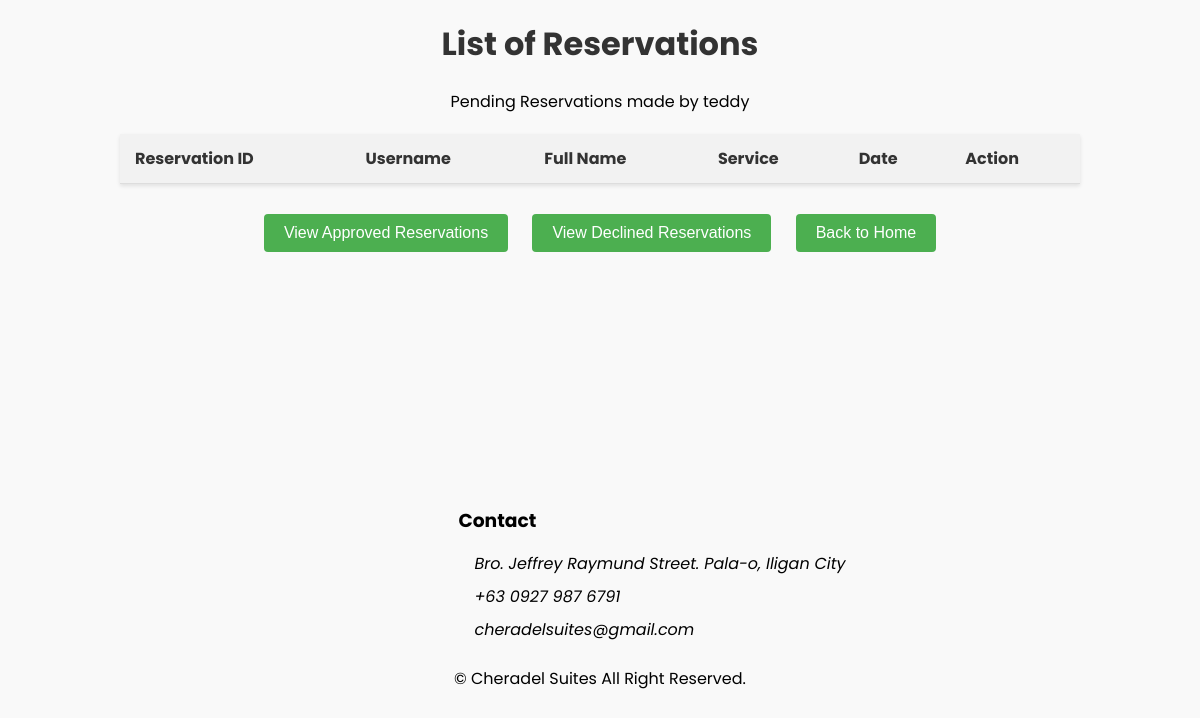
Before: /customer_reservation_list/ (signed in) with the older database file.
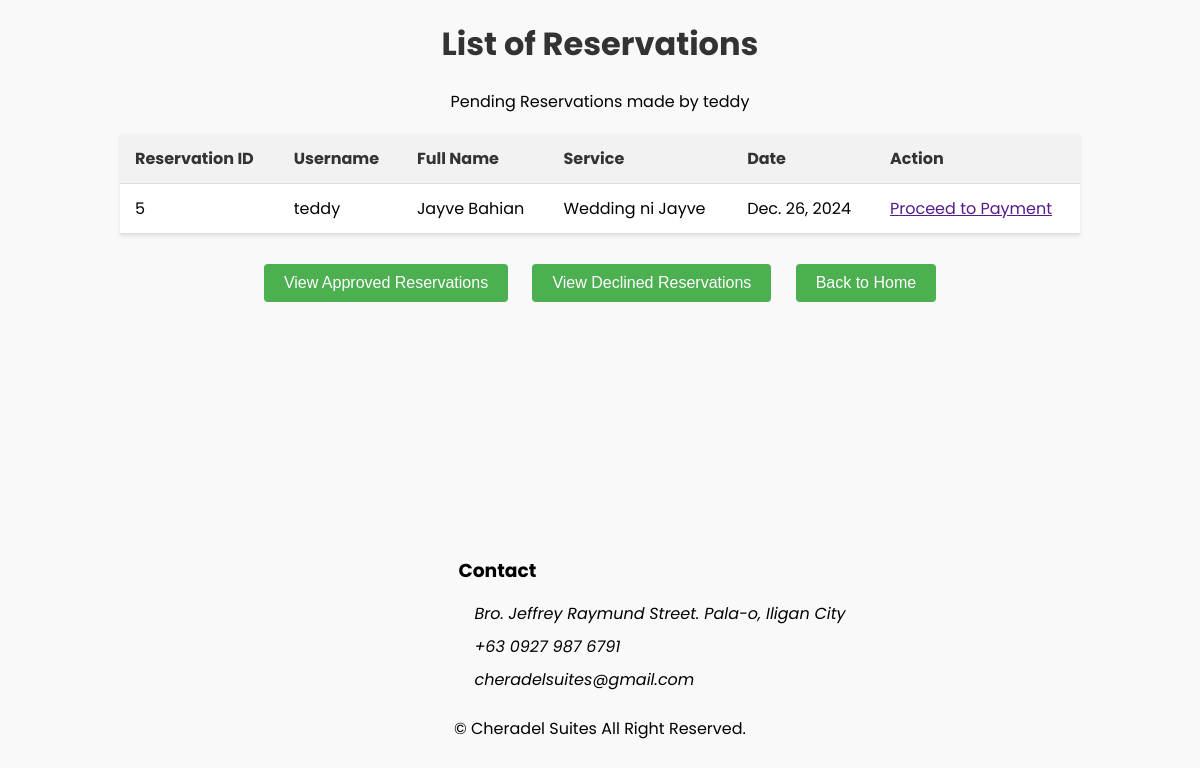
After: the same page with the newer database file.
### garden/models.py (models this page shows, shortened)
class User(AbstractUser):
    is_admin= models.BooleanField('Is admin', default=False)
    is_customer = models.BooleanField('Is customer', default=False)

class Reservation(models.Model):
    user = models.ForeignKey(User, on_delete=models.CASCADE, null=True)
    first_name = models.CharField(max_length=255, null=True)
    last_name = models.CharField(max_length=255, null=True)
    date = models.DateField()
    phone_number = models.CharField(max_length=20, null=True)
    service = models.ForeignKey(Services, on_delete=models.CASCADE, null=True)
    STATUS_CHOICES = (
        ('Pending', 'Pending'),
        ('Approved', 'Approved'),
        ('Declined', 'Declined'),
    )
    status = models.CharField(max_length=20, choices=STATUS_CHOICES, default='pending')

class Services(models.Model):
    service_name = models.CharField(max_length=255, null=True)
    details = models.CharField(max_length=255, null=True)
    price = models.IntegerField(null=True)
    def __str__(self):
        return f"{self.service_name}"

### garden/views.py (the view)
# urls.py: path('customer_reservation_list/', views.customer_reservation_list, name='customer_reservation_list'),
def customer_reservation_list(request):
    user = request.user
    pending_reservations = Reservation.objects.filter(user=user, status='pending')
    declined_reservations = Reservation.objects.filter(user=user, status='declined')
    approved_reservations = Reservation.objects.filter(user=user, status='approved')
    transactions = Transaction.objects.filter(reservation__user=user)
    return render(request, 'customer/customer_reservation_list.html', {
        'pending_reservations': pending_reservations,
        'declined_reservations': declined_reservations,
        'approved_reservations': approved_reservations,
        'transactions': transactions,
    })

### garden/templates/customer/customer_reservation_list.html (shortened to what this page needs)
<h1>List of Reservations</h1>
<table>
    <p style="text-align: center">Pending Reservations made by {{ user.username }}</p>
    <thead>
        <tr>
            <th>Reservation ID</th>
            <th>Username</th>
            <th>Full Name</th>
            <th>Service</th>
            <th>Date</th>
            <th>Action</th>
        </tr>
    </thead>
    <tbody>
        {% for reservation in pending_reservations %}
        <tr>
            <td>{{ reservation.id}}</td>
            <td>{{ reservation.user.username }}</td>
            <td>{{ reservation.first_name }} {{ reservation.last_name }}</td>
            <td>{{ reservation.service }}</td>
            <td>{{ reservation.date }}</td>
            <td>
                <a href="">Proceed to Payment</a>
            </td>
        </tr>
        {% endfor %}
    </tbody>
</table>
<div class="button-container">
    <button class="home-button" onclick="openPopup('approvedReservationsPopup')">View Approved Reservations</button>
    <button class="home-button" onclick="openPopup('declinedReservationsPopup')">View Declined Reservations</button>
    <button class="home-button"><a href="{% url 'customer' user.id %}">Back to Home</a></button>
</div>
<section class="contact" id="contact">
    <div class="contact-box">
    </div>
    <div class="contact-box address">
        <h3>Contact</h3>
        <i class='bx bxs-map' ><span>Bro. Jeffrey Raymund Street. Pala-o, Iligan City</span></i>
        <i class='bx bxs-phone' ><span>+63 0927 987 6791</span></i>
        <i class='bx bxs-envelope' ><span>cheradelsuites@gmail.com</span></i>
    </div>
</section>
<div class="copyright">
    <p>© Cheradel Suites All Right Reserved.</p>
</div>

### garden/templates/customer/customer_reservation_list.html (style rules this page uses)
h1,h2 { text-align: center; margin-top: 20px; color: #333333; }
table { width: 80%; margin: 20px auto; border-collapse: collapse; box-shadow: 0 2px 4px rgba(0, 0, 0, 0.1); background-color: #ffffff; }
th, td { padding: 12px 15px; text-align: left; border-bottom: 1px solid #dddddd; }
th { background-color: #f2f2f2; color: #333333; }
.home-button a { text-decoration: none; color: inherit; text-align: center; }
.button-container { text-align: center; margin-top: 20px; }
.home-button { background-color: #4CAF50; border: none; color: white; padding: 10px 20px; text-decoration: none; display: inline-block; font-size: 16px; cursor: pointer; border-radius: 4px; margin: 10px; }
.contact { display: grid; grid-template-columns: repeat(auto-fit, minmax(80px, auto)); position: relative; top: 200px; gap: 1.5rem; }
.contact-box h3 { margin-bottom: 1rem; }
.address { display: flex; flex-direction: column; }
.address i { margin-bottom: 0.5rem; font-size: 1rem; }
.address span { margin-left: 1rem; }
.copyright { padding: 200px; text-align: center; }

Changed rows visible on the page:
added Reservation: id "5", user.username "teddy", first_name "Jayve", last_name "Bahian", service "Wedding ni Jayve", date "Dec. 26, 2024"
